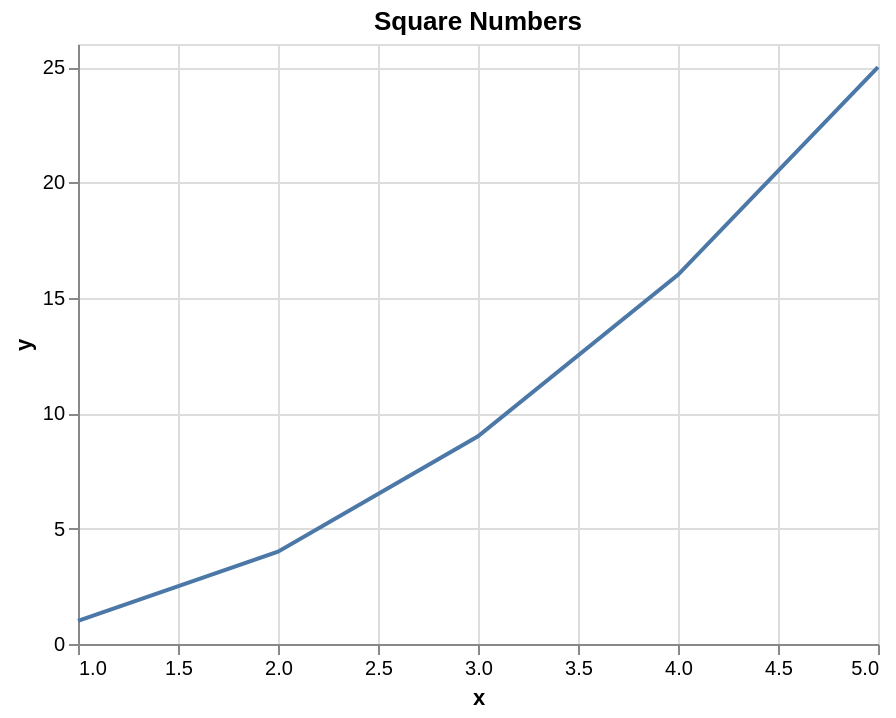

Source (notebook cell):
### Code cell
# Listing 1.2 Imperative library

import altair as alt
import pandas as pd

df = pd.DataFrame({'x': [1, 2, 3, 4, 5], 'y': [1, 4, 9, 16, 25]})

chart = alt.Chart(df).mark_line().encode(
    x='x',
    y='y'
).properties(
    title='Square Numbers'
)

chart

### Figure 1 — Vega-Lite specification as saved in the notebook (floating-point values rounded to 4 significant figures)
{"config": {"view": {"continuousWidth": 400, "continuousHeight": 300}}, "data": {"name": "data-569ad802b52bc2868d92d1995663c666"}, "mark": "line", "encoding": {"x": {"field": "x", "type": "quantitative"}, "y": {"field": "y", "type": "quantitative"}}, "title": "Square Numbers", "$schema": "https://vega.github.io/schema/vega-lite/v4.17.0.json", "datasets": {"data-569ad802b52bc2868d92d1995663c666": [{"x": 1, "y": 1}, {"x": 2, "y": 4}, {"x": 3, "y": 9}, {"x": 4, "y": 16}, {"x": 5, "y": 25}]}}
